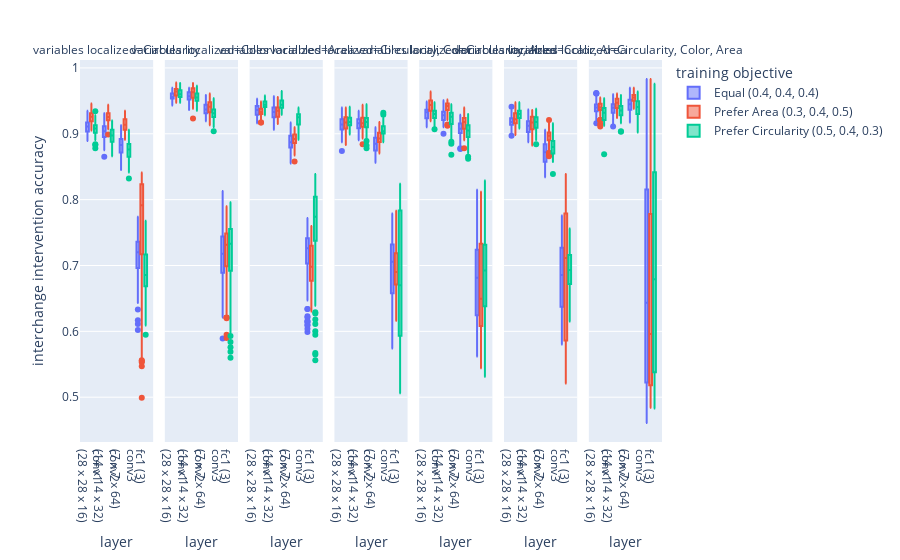

Notebook cell for this chart:
### Code cell
import plotly.express as px

category_orders = {
    'layer': list(LAYERS.values()),
    'variables localized': list(VARIABLES.values())
}

fig = px.box(df, y='interchange intervention accuracy', color='training objective', x='layer', facet_col='variables localized', category_orders=category_orders)
fig.show()

### Figure 1 — Plotly figure (JSON) as saved in the notebook; plotly's stock layout.template omitted (floating-point values rounded to 4 significant figures; data arrays with more than 128 entries replaced by an {"elided": "..."} marker saying what was removed)
{"data": [{"alignmentgroup": "True", "hovertemplate": "training objective=Equal (0.4, 0.4, 0.4)<br>variables localized=Circularity<br>layer=%{x}<br>interchange intervention accuracy=%{y}<extra></extra>", "legendgroup": "Equal (0.4, 0.4, 0.4)", "marker": {"color": "#636efa"}, "name": "Equal (0.4, 0.4, 0.4)", "notched": false, "offsetgroup": "Equal (0.4, 0.4, 0.4)", "orientation": "v", "showlegend": true, "type": "box", "x": {"elided": "400 str values"}, "x0": " ", "xaxis": "x", "y": {"elided": "400 float values"}, "y0": " ", "yaxis": "y"}, {"alignmentgroup": "True", "hovertemplate": "training objective=Equal (0.4, 0.4, 0.4)<br>variables localized=Color<br>layer=%{x}<br>interchange intervention accuracy=%{y}<extra></extra>", "legendgroup": "Equal (0.4, 0.4, 0.4)", "marker": {"color": "#636efa"}, "name": "Equal (0.4, 0.4, 0.4)", "notched": false, "offsetgroup": "Equal (0.4, 0.4, 0.4)", "orientation": "v", "showlegend": false, "type": "box", "x": {"elided": "400 str values"}, "x0": " ", "xaxis": "x2", "y": {"elided": "400 float values"}, "y0": " ", "yaxis": "y2"}, {"alignmentgroup": "True", "hovertemplate": "training objective=Equal (0.4, 0.4, 0.4)<br>variables localized=Area<br>layer=%{x}<br>interchange intervention accuracy=%{y}<extra></extra>", "legendgroup": "Equal (0.4, 0.4, 0.4)", "marker": {"color": "#636efa"}, "name": "Equal (0.4, 0.4, 0.4)", "notched": false, "offsetgroup": "Equal (0.4, 0.4, 0.4)", "orientation": "v", "showlegend": false, "type": "box", "x": {"elided": "400 str values"}, "x0": " ", "xaxis": "x3", "y": {"elided": "400 float values"}, "y0": " ", "yaxis": "y3"}, {"alignmentgroup": "True", "hovertemplate": "training objective=Equal (0.4, 0.4, 0.4)<br>variables localized=Circularity, Color<br>layer=%{x}<br>interchange intervention accuracy=%{y}<extra></extra>", "legendgroup": "Equal (0.4, 0.4, 0.4)", "marker": {"color": "#636efa"}, "name": "Equal (0.4, 0.4, 0.4)", "notched": false, "offsetgroup": "Equal (0.4, 0.4, 0.4)", "orientation": "v", "showlegend": false, "type": "box", "x": {"elided": "400 str values"}, "x0": " ", "xaxis": "x4", "y": {"elided": "400 float values"}, "y0": " ", "yaxis": "y4"}, {"alignmentgroup": "True", "hovertemplate": "training objective=Equal (0.4, 0.4, 0.4)<br>variables localized=Circularity, Area<br>layer=%{x}<br>interchange intervention accuracy=%{y}<extra></extra>", "legendgroup": "Equal (0.4, 0.4, 0.4)", "marker": {"color": "#636efa"}, "name": "Equal (0.4, 0.4, 0.4)", "notched": false, "offsetgroup": "Equal (0.4, 0.4, 0.4)", "orientation": "v", "showlegend": false, "type": "box", "x": {"elided": "400 str values"}, "x0": " ", "xaxis": "x5", "y": {"elided": "400 float values"}, "y0": " ", "yaxis": "y5"}, {"alignmentgroup": "True", "hovertemplate": "training objective=Equal (0.4, 0.4, 0.4)<br>variables localized=Color, Area<br>layer=%{x}<br>interchange intervention accuracy=%{y}<extra></extra>", "legendgroup": "Equal (0.4, 0.4, 0.4)", "marker": {"color": "#636efa"}, "name": "Equal (0.4, 0.4, 0.4)", "notched": false, "offsetgroup": "Equal (0.4, 0.4, 0.4)", "orientation": "v", "showlegend": false, "type": "box", "x": {"elided": "400 str values"}, "x0": " ", "xaxis": "x6", "y": {"elided": "400 float values"}, "y0": " ", "yaxis": "y6"}, {"alignmentgroup": "True", "hovertemplate": "training objective=Equal (0.4, 0.4, 0.4)<br>variables localized=Circularity, Color, Area<br>layer=%{x}<br>interchange intervention accuracy=%{y}<extra></extra>", "legendgroup": "Equal (0.4, 0.4, 0.4)", "marker": {"color": "#636efa"}, "name": "Equal (0.4, 0.4, 0.4)", "notched": false, "offsetgroup": "Equal (0.4, 0.4, 0.4)", "orientation": "v", "showlegend": false, "type": "box", "x": {"elided": "400 str values"}, "x0": " ", "xaxis": "x7", "y": {"elided": "400 float values"}, "y0": " ", "yaxis": "y7"}, {"alignmentgroup": "True", "hovertemplate": "training objective=Prefer Area (0.3, 0.4, 0.5)<br>variables localized=Circularity<br>layer=%{x}<br>interchange intervention accuracy=%{y}<extra></extra>", "legendgroup": "Prefer Area (0.3, 0.4, 0.5)", "marker": {"color": "#EF553B"}, "name": "Prefer Area (0.3, 0.4, 0.5)", "notched": false, "offsetgroup": "Prefer Area (0.3, 0.4, 0.5)", "orientation": "v", "showlegend": true, "type": "box", "x": {"elided": "400 str values"}, "x0": " ", "xaxis": "x", "y": {"elided": "400 float values"}, "y0": " ", "yaxis": "y"}, {"alignmentgroup": "True", "hovertemplate": "training objective=Prefer Area (0.3, 0.4, 0.5)<br>variables localized=Color<br>layer=%{x}<br>interchange intervention accuracy=%{y}<extra></extra>", "legendgroup": "Prefer Area (0.3, 0.4, 0.5)", "marker": {"color": "#EF553B"}, "name": "Prefer Area (0.3, 0.4, 0.5)", "notched": false, "offsetgroup": "Prefer Area (0.3, 0.4, 0.5)", "orientation": "v", "showlegend": false, "type": "box", "x": {"elided": "400 str values"}, "x0": " ", "xaxis": "x2", "y": {"elided": "400 float values"}, "y0": " ", "yaxis": "y2"}, {"alignmentgroup": "True", "hovertemplate": "training objective=Prefer Area (0.3, 0.4, 0.5)<br>variables localized=Area<br>layer=%{x}<br>interchange intervention accuracy=%{y}<extra></extra>", "legendgroup": "Prefer Area (0.3, 0.4, 0.5)", "marker": {"color": "#EF553B"}, "name": "Prefer Area (0.3, 0.4, 0.5)", "notched": false, "offsetgroup": "Prefer Area (0.3, 0.4, 0.5)", "orientation": "v", "showlegend": false, "type": "box", "x": {"elided": "400 str values"}, "x0": " ", "xaxis": "x3", "y": {"elided": "400 float values"}, "y0": " ", "yaxis": "y3"}, {"alignmentgroup": "True", "hovertemplate": "training objective=Prefer Area (0.3, 0.4, 0.5)<br>variables localized=Circularity, Color<br>layer=%{x}<br>interchange intervention accuracy=%{y}<extra></extra>", "legendgroup": "Prefer Area (0.3, 0.4, 0.5)", "marker": {"color": "#EF553B"}, "name": "Prefer Area (0.3, 0.4, 0.5)", "notched": false, "offsetgroup": "Prefer Area (0.3, 0.4, 0.5)", "orientation": "v", "showlegend": false, "type": "box", "x": {"elided": "400 str values"}, "x0": " ", "xaxis": "x4", "y": {"elided": "400 float values"}, "y0": " ", "yaxis": "y4"}, {"alignmentgroup": "True", "hovertemplate": "training objective=Prefer Area (0.3, 0.4, 0.5)<br>variables localized=Circularity, Area<br>layer=%{x}<br>interchange intervention accuracy=%{y}<extra></extra>", "legendgroup": "Prefer Area (0.3, 0.4, 0.5)", "marker": {"color": "#EF553B"}, "name": "Prefer Area (0.3, 0.4, 0.5)", "notched": false, "offsetgroup": "Prefer Area (0.3, 0.4, 0.5)", "orientation": "v", "showlegend": false, "type": "box", "x": {"elided": "400 str values"}, "x0": " ", "xaxis": "x5", "y": {"elided": "400 float values"}, "y0": " ", "yaxis": "y5"}, {"alignmentgroup": "True", "hovertemplate": "training objective=Prefer Area (0.3, 0.4, 0.5)<br>variables localized=Color, Area<br>layer=%{x}<br>interchange intervention accuracy=%{y}<extra></extra>", "legendgroup": "Prefer Area (0.3, 0.4, 0.5)", "marker": {"color": "#EF553B"}, "name": "Prefer Area (0.3, 0.4, 0.5)", "notched": false, "offsetgroup": "Prefer Area (0.3, 0.4, 0.5)", "orientation": "v", "showlegend": false, "type": "box", "x": {"elided": "400 str values"}, "x0": " ", "xaxis": "x6", "y": {"elided": "400 float values"}, "y0": " ", "yaxis": "y6"}, {"alignmentgroup": "True", "hovertemplate": "training objective=Prefer Area (0.3, 0.4, 0.5)<br>variables localized=Circularity, Color, Area<br>layer=%{x}<br>interchange intervention accuracy=%{y}<extra></extra>", "legendgroup": "Prefer Area (0.3, 0.4, 0.5)", "marker": {"color": "#EF553B"}, "name": "Prefer Area (0.3, 0.4, 0.5)", "notched": false, "offsetgroup": "Prefer Area (0.3, 0.4, 0.5)", "orientation": "v", "showlegend": false, "type": "box", "x": {"elided": "400 str values"}, "x0": " ", "xaxis": "x7", "y": {"elided": "400 float values"}, "y0": " ", "yaxis": "y7"}, {"alignmentgroup": "True", "hovertemplate": "training objective=Prefer Circularity (0.5, 0.4, 0.3)<br>variables localized=Circularity<br>layer=%{x}<br>interchange intervention accuracy=%{y}<extra></extra>", "legendgroup": "Prefer Circularity (0.5, 0.4, 0.3)", "marker": {"color": "#00cc96"}, "name": "Prefer Circularity (0.5, 0.4, 0.3)", "notched": false, "offsetgroup": "Prefer Circularity (0.5, 0.4, 0.3)", "orientation": "v", "showlegend": true, "type": "box", "x": {"elided": "400 str values"}, "x0": " ", "xaxis": "x", "y": {"elided": "400 float values"}, "y0": " ", "yaxis": "y"}, {"alignmentgroup": "True", "hovertemplate": "training objective=Prefer Circularity (0.5, 0.4, 0.3)<br>variables localized=Color<br>layer=%{x}<br>interchange intervention accuracy=%{y}<extra></extra>", "legendgroup": "Prefer Circularity (0.5, 0.4, 0.3)", "marker": {"color": "#00cc96"}, "name": "Prefer Circularity (0.5, 0.4, 0.3)", "notched": false, "offsetgroup": "Prefer Circularity (0.5, 0.4, 0.3)", "orientation": "v", "showlegend": false, "type": "box", "x": {"elided": "400 str values"}, "x0": " ", "xaxis": "x2", "y": {"elided": "400 float values"}, "y0": " ", "yaxis": "y2"}, {"alignmentgroup": "True", "hovertemplate": "training objective=Prefer Circularity (0.5, 0.4, 0.3)<br>variables localized=Area<br>layer=%{x}<br>interchange intervention accuracy=%{y}<extra></extra>", "legendgroup": "Prefer Circularity (0.5, 0.4, 0.3)", "marker": {"color": "#00cc96"}, "name": "Prefer Circularity (0.5, 0.4, 0.3)", "notched": false, "offsetgroup": "Prefer Circularity (0.5, 0.4, 0.3)", "orientation": "v", "showlegend": false, "type": "box", "x": {"elided": "400 str values"}, "x0": " ", "xaxis": "x3", "y": {"elided": "400 float values"}, "y0": " ", "yaxis": "y3"}, {"alignmentgroup": "True", "hovertemplate": "training objective=Prefer Circularity (0.5, 0.4, 0.3)<br>variables localized=Circularity, Color<br>layer=%{x}<br>interchange intervention accuracy=%{y}<extra></extra>", "legendgroup": "Prefer Circularity (0.5, 0.4, 0.3)", "marker": {"color": "#00cc96"}, "name": "Prefer Circularity (0.5, 0.4, 0.3)", "notched": false, "offsetgroup": "Prefer Circularity (0.5, 0.4, 0.3)", "orientation": "v", "showlegend": false, "type": "box", "x": {"elided": "400 str values"}, "x0": " ", "xaxis": "x4", "y": {"elided": "400 float values"}, "y0": " ", "yaxis": "y4"}, {"alignmentgroup": "True", "hovertemplate": "training objective=Prefer Circularity (0.5, 0.4, 0.3)<br>variables localized=Circularity, Area<br>layer=%{x}<br>interchange intervention accuracy=%{y}<extra></extra>", "legendgroup": "Prefer Circularity (0.5, 0.4, 0.3)", "marker": {"color": "#00cc96"}, "name": "Prefer Circularity (0.5, 0.4, 0.3)", "notched": false, "offsetgroup": "Prefer Circularity (0.5, 0.4, 0.3)", "orientation": "v", "showlegend": false, "type": "box", "x": {"elided": "400 str values"}, "x0": " ", "xaxis": "x5", "y": {"elided": "400 float values"}, "y0": " ", "yaxis": "y5"}, {"alignmentgroup": "True", "hovertemplate": "training objective=Prefer Circularity (0.5, 0.4, 0.3)<br>variables localized=Color, Area<br>layer=%{x}<br>interchange intervention accuracy=%{y}<extra></extra>", "legendgroup": "Prefer Circularity (0.5, 0.4, 0.3)", "marker": {"color": "#00cc96"}, "name": "Prefer Circularity (0.5, 0.4, 0.3)", "notched": false, "offsetgroup": "Prefer Circularity (0.5, 0.4, 0.3)", "orientation": "v", "showlegend": false, "type": "box", "x": {"elided": "400 str values"}, "x0": " ", "xaxis": "x6", "y": {"elided": "400 float values"}, "y0": " ", "yaxis": "y6"}, {"alignmentgroup": "True", "hovertemplate": "training objective=Prefer Circularity (0.5, 0.4, 0.3)<br>variables localized=Circularity, Color, Area<br>layer=%{x}<br>interchange intervention accuracy=%{y}<extra></extra>", "legendgroup": "Prefer Circularity (0.5, 0.4, 0.3)", "marker": {"color": "#00cc96"}, "name": "Prefer Circularity (0.5, 0.4, 0.3)", "notched": false, "offsetgroup": "Prefer Circularity (0.5, 0.4, 0.3)", "orientation": "v", "showlegend": false, "type": "box", "x": {"elided": "400 str values"}, "x0": " ", "xaxis": "x7", "y": {"elided": "400 float values"}, "y0": " ", "yaxis": "y7"}], "layout": {"annotations": [{"font": {}, "showarrow": false, "text": "variables localized=Circularity", "x": 0.06286, "xanchor": "center", "xref": "paper", "y": 1, "yanchor": "bottom", "yref": "paper"}, {"font": {}, "showarrow": false, "text": "variables localized=Color", "x": 0.2086, "xanchor": "center", "xref": "paper", "y": 1, "yanchor": "bottom", "yref": "paper"}, {"font": {}, "showarrow": false, "text": "variables localized=Area", "x": 0.3543, "xanchor": "center", "xref": "paper", "y": 1, "yanchor": "bottom", "yref": "paper"}, {"font": {}, "showarrow": false, "text": "variables localized=Circularity, Color", "x": 0.5, "xanchor": "center", "xref": "paper", "y": 1, "yanchor": "bottom", "yref": "paper"}, {"font": {}, "showarrow": false, "text": "variables localized=Circularity, Area", "x": 0.6457, "xanchor": "center", "xref": "paper", "y": 1, "yanchor": "bottom", "yref": "paper"}, {"font": {}, "showarrow": false, "text": "variables localized=Color, Area", "x": 0.7914, "xanchor": "center", "xref": "paper", "y": 1, "yanchor": "bottom", "yref": "paper"}, {"font": {}, "showarrow": false, "text": "variables localized=Circularity, Color, Area", "x": 0.9371, "xanchor": "center", "xref": "paper", "y": 1, "yanchor": "bottom", "yref": "paper"}], "boxmode": "group", "legend": {"title": {"text": "training objective"}, "tracegroupgap": 0}, "margin": {"t": 60}, "xaxis": {"anchor": "y", "categoryarray": ["conv1<br>(28 x 28 x 16)", "conv2<br>(14 x 14 x 32)", "conv3<br>(7 x 7 x 64)", "fc1 (3)"], "categoryorder": "array", "domain": [0, 0.1257], "title": {"text": "layer"}}, "xaxis2": {"anchor": "y2", "categoryarray": ["conv1<br>(28 x 28 x 16)", "conv2<br>(14 x 14 x 32)", "conv3<br>(7 x 7 x 64)", "fc1 (3)"], "categoryorder": "array", "domain": [0.1457, 0.2714], "matches": "x", "title": {"text": "layer"}}, "xaxis3": {"anchor": "y3", "categoryarray": ["conv1<br>(28 x 28 x 16)", "conv2<br>(14 x 14 x 32)", "conv3<br>(7 x 7 x 64)", "fc1 (3)"], "categoryorder": "array", "domain": [0.2914, 0.4171], "matches": "x", "title": {"text": "layer"}}, "xaxis4": {"anchor": "y4", "categoryarray": ["conv1<br>(28 x 28 x 16)", "conv2<br>(14 x 14 x 32)", "conv3<br>(7 x 7 x 64)", "fc1 (3)"], "categoryorder": "array", "domain": [0.4371, 0.5629], "matches": "x", "title": {"text": "layer"}}, "xaxis5": {"anchor": "y5", "categoryarray": ["conv1<br>(28 x 28 x 16)", "conv2<br>(14 x 14 x 32)", "conv3<br>(7 x 7 x 64)", "fc1 (3)"], "categoryorder": "array", "domain": [0.5829, 0.7086], "matches": "x", "title": {"text": "layer"}}, "xaxis6": {"anchor": "y6", "categoryarray": ["conv1<br>(28 x 28 x 16)", "conv2<br>(14 x 14 x 32)", "conv3<br>(7 x 7 x 64)", "fc1 (3)"], "categoryorder": "array", "domain": [0.7286, 0.8543], "matches": "x", "title": {"text": "layer"}}, "xaxis7": {"anchor": "y7", "categoryarray": ["conv1<br>(28 x 28 x 16)", "conv2<br>(14 x 14 x 32)", "conv3<br>(7 x 7 x 64)", "fc1 (3)"], "categoryorder": "array", "domain": [0.8743, 1.0], "matches": "x", "title": {"text": "layer"}}, "yaxis": {"anchor": "x", "domain": [0, 1], "title": {"text": "interchange intervention accuracy"}}, "yaxis2": {"anchor": "x2", "domain": [0, 1], "matches": "y", "showticklabels": false}, "yaxis3": {"anchor": "x3", "domain": [0, 1], "matches": "y", "showticklabels": false}, "yaxis4": {"anchor": "x4", "domain": [0, 1], "matches": "y", "showticklabels": false}, "yaxis5": {"anchor": "x5", "domain": [0, 1], "matches": "y", "showticklabels": false}, "yaxis6": {"anchor": "x6", "domain": [0, 1], "matches": "y", "showticklabels": false}, "yaxis7": {"anchor": "x7", "domain": [0, 1], "matches": "y", "showticklabels": false}}}
